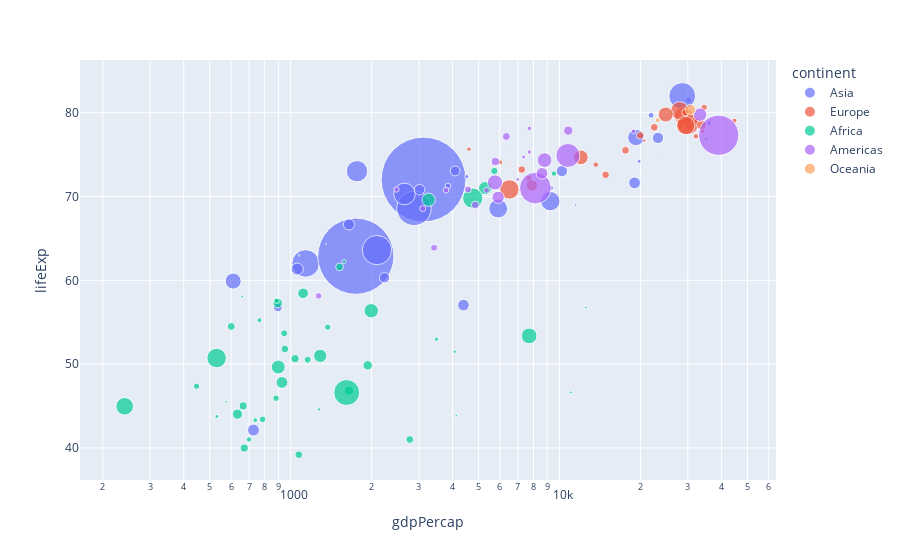

Here is the notebook cell this chart was saved with:
### Code cell
fig = px.scatter(
    dfv_2002,
    x='gdpPercap',          # eje x producto interno bruto per capita
    y='lifeExp',            # correlacion entre producto interno bruto y la esperanza de vida
    size='pop',             # tamaño de los puntos por poblacion
    size_max=60,            # tamaño maximo de los puntos
    log_x=True,             # eje x en escala logaritmica
    color='continent',      # para que los puntos se coloreen por continente
    hover_name='country',   # para que al pasar el mouse muestre el pais
)
fig.show()

### Figure 1 — Plotly figure (JSON) as saved in the notebook; plotly's stock layout.template omitted (floating-point values rounded to 4 significant figures)
{"data": [{"hovertemplate": "<b>%{hovertext}</b><br><br>continent=Asia<br>gdpPercap=%{x}<br>lifeExp=%{y}<br>pop=%{marker.size}<extra></extra>", "hovertext": ["Afghanistan", "Bahrain", "Bangladesh", "Cambodia", "China", "Hong Kong, China", "India", "Indonesia", "Iran", "Iraq", "Israel", "Japan", "Jordan", "Korea, Dem. Rep.", "Korea, Rep.", "Kuwait", "Lebanon", "Malaysia", "Mongolia", "Myanmar", "Nepal", "Oman", "Pakistan", "Philippines", "Saudi Arabia", "Singapore", "Sri Lanka", "Syria", "Taiwan", "Thailand", "Vietnam", "West Bank and Gaza", "Yemen, Rep."], "legendgroup": "Asia", "marker": {"color": "#636efa", "size": [25268405, 656397, 135656790, 12926707, 1280400000, 6762476, 1034172547, 211060000, 66907826, 24001816, 6029529, 127065841, 5307470, 22215365, 47969150, 2111561, 3677780, 22662365, 2674234, 45598081, 25873917, 2713462, 153403524, 82995088, 24501530, 4197776, 19576783, 17155814, 22454239, 62806748, 80908147, 3389578, 18701257], "sizemode": "area", "sizeref": 355700.0, "symbol": "circle"}, "mode": "markers", "name": "Asia", "orientation": "v", "showlegend": true, "type": "scatter", "x": [726.7, 23400.0, 1136.0, 896.2, 3119.0, 30210.0, 1747.0, 2874.0, 9241.0, 4391.0, 21910.0, 28600.0, 3845.0, 1647.0, 19230.0, 35110.0, 9314.0, 10210.0, 2141.0, 611.0, 1057.0, 19770.0, 2093.0, 2651.0, 19010.0, 36020.0, 3015.0, 4091.0, 23240.0, 5913.0, 1764.0, 4515.0, 2235.0], "xaxis": "x", "y": [42.13, 74.8, 62.01, 56.75, 72.03, 81.5, 62.88, 68.59, 69.45, 57.05, 79.7, 82.0, 71.26, 66.66, 77.05, 76.9, 71.03, 73.04, 65.03, 59.91, 61.34, 74.19, 63.61, 70.3, 71.63, 78.77, 70.81, 73.05, 76.99, 68.56, 73.02, 72.37, 60.31], "yaxis": "y"}, {"hovertemplate": "<b>%{hovertext}</b><br><br>continent=Europe<br>gdpPercap=%{x}<br>lifeExp=%{y}<br>pop=%{marker.size}<extra></extra>", "hovertext": ["Albania", "Austria", "Belgium", "Bosnia and Herzegovina", "Bulgaria", "Croatia", "Czech Republic", "Denmark", "Finland", "France", "Germany", "Greece", "Hungary", "Iceland", "Ireland", "Italy", "Montenegro", "Netherlands", "Norway", "Poland", "Portugal", "Romania", "Serbia", "Slovak Republic", "Slovenia", "Spain", "Sweden", "Switzerland", "Turkey", "United Kingdom"], "legendgroup": "Europe", "marker": {"color": "#EF553B", "size": [3508512, 8148312, 10311970, 4165416, 7661799, 4481020, 10256295, 5374693, 5193039, 59925035, 82350671, 10603863, 10083313, 288030, 3879155, 57926999, 720230, 16122830, 4535591, 38625976, 10433867, 22404337, 10111559, 5410052, 2011497, 40152517, 8954175, 7361757, 67308928, 59912431], "sizemode": "area", "sizeref": 355700.0, "symbol": "circle"}, "mode": "markers", "name": "Europe", "orientation": "v", "showlegend": true, "type": "scatter", "x": [4604.0, 32420.0, 30490.0, 6019.0, 7697.0, 11630.0, 17600.0, 32170.0, 28200.0, 28930.0, 30040.0, 22510.0, 14840.0, 31160.0, 34080.0, 27970.0, 6557.0, 33720.0, 44680.0, 12000.0, 19970.0, 7885.0, 7236.0, 13640.0, 20660.0, 24840.0, 29340.0, 34480.0, 6508.0, 29480.0], "xaxis": "x", "y": [75.65, 78.98, 78.32, 74.09, 72.14, 74.88, 75.51, 77.18, 78.37, 79.59, 78.67, 78.26, 72.59, 80.5, 77.78, 80.24, 73.98, 78.53, 79.05, 74.67, 77.29, 71.32, 73.21, 73.8, 76.66, 79.78, 80.04, 80.62, 70.84, 78.47], "yaxis": "y"}, {"hovertemplate": "<b>%{hovertext}</b><br><br>continent=Africa<br>gdpPercap=%{x}<br>lifeExp=%{y}<br>pop=%{marker.size}<extra></extra>", "hovertext": ["Algeria", "Angola", "Benin", "Botswana", "Burkina Faso", "Burundi", "Cameroon", "Central African Republic", "Chad", "Comoros", "Congo, Dem. Rep.", "Congo, Rep.", "Cote d'Ivoire", "Djibouti", "Egypt", "Equatorial Guinea", "Eritrea", "Ethiopia", "Gabon", "Gambia", "Ghana", "Guinea", "Guinea-Bissau", "Kenya", "Lesotho", "Liberia", "Libya", "Madagascar", "Malawi", "Mali", "Mauritania", "Mauritius", "Morocco", "Mozambique", "Namibia", "Niger", "Nigeria", "Reunion", "Rwanda", "Sao Tome and Principe", "Senegal", "Sierra Leone", "Somalia", "South Africa", "Sudan", "Swaziland", "Tanzania", "Togo", "Tunisia", "Uganda", "Zambia", "Zimbabwe"], "legendgroup": "Africa", "marker": {"color": "#00cc96", "size": [31287142, 10866106, 7026113, 1630347, 12251209, 7021078, 15929988, 4048013, 8835739, 614382, 55379852, 3328795, 16252726, 447416, 73312559, 495627, 4414865, 67946797, 1299304, 1457766, 20550751, 8807818, 1332459, 31386842, 2046772, 2814651, 5368585, 16473477, 11824495, 10580176, 2828858, 1200206, 31167783, 18473780, 1972153, 11140655, 119901274, 743981, 7852401, 170372, 10870037, 5359092, 7753310, 44433622, 37090298, 1130269, 34593779, 4977378, 9770575, 24739869, 10595811, 11926563], "sizemode": "area", "sizeref": 355700.0, "symbol": "circle"}, "mode": "markers", "name": "Africa", "orientation": "v", "showlegend": true, "type": "scatter", "x": [5288.0, 2773.0, 1373.0, 11000.0, 1038.0, 446.4, 1934.0, 738.7, 1156.0, 1076.0, 241.2, 3484.0, 1649.0, 1908.0, 4755.0, 7703.0, 765.4, 530.1, 12520.0, 660.6, 1112.0, 945.6, 575.7, 1288.0, 1275.0, 531.5, 9535.0, 894.6, 665.4, 951.4, 1579.0, 9022.0, 3258.0, 633.6, 4072.0, 601.1, 1615.0, 6316.0, 785.7, 1353.0, 1520.0, 699.5, 882.1, 7711.0, 1993.0, 4128.0, 899.1, 886.2, 5723.0, 927.7, 1072.0, 672.0], "xaxis": "x", "y": [70.99, 41.0, 54.41, 46.63, 50.65, 47.36, 49.86, 43.31, 50.52, 62.97, 44.97, 52.97, 46.83, 53.37, 69.81, 49.35, 55.24, 50.73, 56.76, 58.04, 58.45, 53.68, 45.5, 50.99, 44.59, 43.75, 72.74, 57.29, 45.01, 51.82, 62.25, 71.95, 69.61, 44.03, 51.48, 54.5, 46.61, 75.74, 43.41, 64.34, 61.6, 41.01, 45.94, 53.37, 56.37, 43.87, 49.65, 57.56, 73.04, 47.81, 39.19, 39.99], "yaxis": "y"}, {"hovertemplate": "<b>%{hovertext}</b><br><br>continent=Americas<br>gdpPercap=%{x}<br>lifeExp=%{y}<br>pop=%{marker.size}<extra></extra>", "hovertext": ["Argentina", "Bolivia", "Brazil", "Canada", "Chile", "Colombia", "Costa Rica", "Cuba", "Dominican Republic", "Ecuador", "El Salvador", "Guatemala", "Haiti", "Honduras", "Jamaica", "Mexico", "Nicaragua", "Panama", "Paraguay", "Peru", "Puerto Rico", "Trinidad and Tobago", "United States", "Uruguay", "Venezuela"], "legendgroup": "Americas", "marker": {"color": "#ab63fa", "size": [38331121, 8445134, 179914212, 31902268, 15497046, 41008227, 3834934, 11226999, 8650322, 12921234, 6353681, 11178650, 7607651, 6677328, 2664659, 102479927, 5146848, 2990875, 5884491, 26769436, 3859606, 1101832, 287675526, 3363085, 24287670], "sizemode": "area", "sizeref": 355700.0, "symbol": "circle"}, "mode": "markers", "name": "Americas", "orientation": "v", "showlegend": true, "type": "scatter", "x": [8798.0, 3413.0, 8131.0, 33330.0, 10780.0, 5755.0, 7723.0, 6341.0, 4564.0, 5773.0, 5352.0, 4858.0, 1270.0, 3100.0, 6995.0, 10740.0, 2475.0, 7356.0, 3784.0, 5909.0, 18860.0, 11460.0, 39100.0, 7727.0, 8605.0], "xaxis": "x", "y": [74.34, 63.88, 71.01, 79.77, 77.86, 71.68, 78.12, 77.16, 70.85, 74.17, 70.73, 68.98, 58.14, 68.56, 72.05, 74.9, 70.84, 74.71, 70.75, 69.91, 77.78, 68.98, 77.31, 75.31, 72.77], "yaxis": "y"}, {"hovertemplate": "<b>%{hovertext}</b><br><br>continent=Oceania<br>gdpPercap=%{x}<br>lifeExp=%{y}<br>pop=%{marker.size}<extra></extra>", "hovertext": ["Australia", "New Zealand"], "legendgroup": "Oceania", "marker": {"color": "#FFA15A", "size": [19546792, 3908037], "sizemode": "area", "sizeref": 355700.0, "symbol": "circle"}, "mode": "markers", "name": "Oceania", "orientation": "v", "showlegend": true, "type": "scatter", "x": [30690.0, 23190.0], "xaxis": "x", "y": [80.37, 79.11], "yaxis": "y"}], "layout": {"legend": {"itemsizing": "constant", "title": {"text": "continent"}, "tracegroupgap": 0}, "margin": {"t": 60}, "xaxis": {"anchor": "y", "domain": [0, 1], "title": {"text": "gdpPercap"}, "type": "log"}, "yaxis": {"anchor": "x", "domain": [0, 1], "title": {"text": "lifeExp"}}}}
